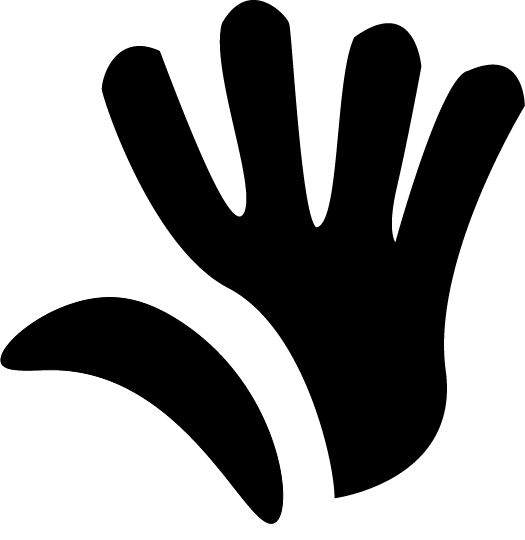
#> input picture gest.png, 525 x 540 px
$ python make_icon.py
#> lines starting #> are read from the running program, lines starting #| are printed output that depends on the picture
import os
import subprocess
from PIL import Image

def create_icns(png_path, icns_path):
#> called with png_path = 'gest.png', icns_path = 'Gest.icns'
    if not os.path.exists(png_path):
        print(f"Error: {png_path} not found")
        return False

    # Create a white version of the PNG for the icon
    img = Image.open(png_path).convert("RGBA")
#> img is the input picture: PIL image 525x540 RGBA; mean R, G, B, A 145.5, 145.5, 145.5, 108.2
    alpha = img.getchannel('A')
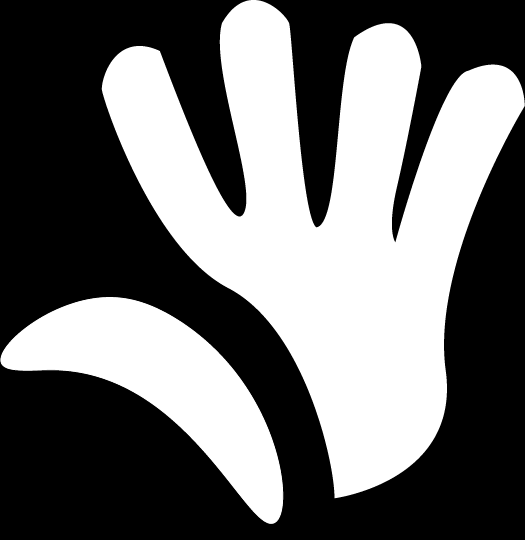
#> alpha: PIL image 525x540 L; min 0, max 255, mean 108.2
    white_img = Image.new("RGBA", img.size, (255, 255, 255, 255))
#> white_img: PIL image 525x540 RGBA; every value is 255
    white_img.putalpha(alpha)

    temp_white_png = "gest_white_temp.png"
    white_img.save(temp_white_png)

    iconset_path = "Gest.iconset"
    os.makedirs(iconset_path, exist_ok=True)

    # Standard icon sizes
    sizes = [16, 32, 64, 128, 256, 512, 1024]

    for size in sizes:
        # Normal
        out = os.path.join(iconset_path, f"icon_{size}x{size}.png")
        subprocess.run(["sips", "-z", str(size), str(size), temp_white_png, "--out", out], capture_output=True)

        # Retina
        if size * 2 <= 1024:
            out_retina = os.path.join(iconset_path, f"icon_{size}x{size}@2x.png")
            subprocess.run(["sips", "-z", str(size*2), str(size*2), temp_white_png, "--out", out_retina], capture_output=True)

    # Convert iconset to icns
    subprocess.run(["iconutil", "-c", "icns", iconset_path, "-o", icns_path])

    # Cleanup
    import shutil
    shutil.rmtree(iconset_path)
    if os.path.exists(temp_white_png):
        os.remove(temp_white_png)
    return True

if __name__ == "__main__":
#> (the run stopped early here; a loop or call above may not have finished)
